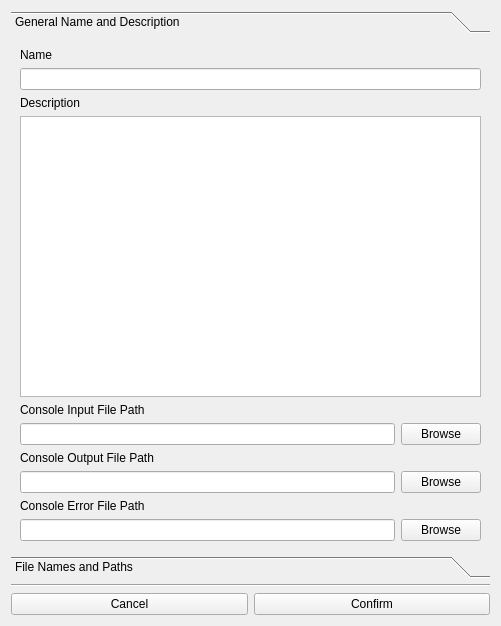
<?xml version="1.0" encoding="UTF-8"?>
<ui version="4.0">
 <class>FormCreateActivityWizardCodingTests</class>
 <widget class="QWidget" name="FormCreateActivityWizardCodingTests">
  <property name="geometry">
   <rect>
    <x>0</x>
    <y>0</y>
    <width>501</width>
    <height>626</height>
   </rect>
  </property>
  <property name="minimumSize">
   <size>
    <width>501</width>
    <height>626</height>
   </size>
  </property>
  <property name="windowTitle">
   <string>Form</string>
  </property>
  <layout class="QGridLayout" name="gridLayout">
   <item row="0" column="0" colspan="2">
    <widget class="QToolBox" name="toolBox_codingtest_main">
     <property name="styleSheet">
      <string notr="true">QTabWidget::tab-bar { height: 20px; width: 500px; }</string>
     </property>
     <widget class="QWidget" name="toolBox_codingtest_mainPage1" native="true">
      <attribute name="label">
       <string extracomment="General Name and Description">General Name and Description</string>
      </attribute>
      <layout class="QGridLayout" name="gridLayout_4">
       <item row="0" column="0">
        <layout class="QGridLayout" name="gridLayout_5">
         <item row="1" column="0">
          <widget class="QLabel" name="label_4">
           <property name="text">
            <string>Name</string>
           </property>
          </widget>
         </item>
         <item row="3" column="0">
          <widget class="QLabel" name="label_5">
           <property name="text">
            <string>Description</string>
           </property>
          </widget>
         </item>
         <item row="8" column="0">
          <widget class="QLineEdit" name="lineEdit_codingtest_outputPath"/>
         </item>
         <item row="7" column="0">
          <widget class="QLabel" name="label_2">
           <property name="text">
            <string>Console Output File Path</string>
           </property>
          </widget>
         </item>
         <item row="10" column="0">
          <widget class="QLineEdit" name="lineEdit_codingtest_errorPath"/>
         </item>
         <item row="5" column="0">
          <widget class="QLabel" name="label">
           <property name="text">
            <string>Console Input File Path</string>
           </property>
          </widget>
         </item>
         <item row="9" column="0">
          <widget class="QLabel" name="label_6">
           <property name="text">
            <string>Console Error File Path</string>
           </property>
          </widget>
         </item>
         <item row="6" column="0">
          <widget class="QLineEdit" name="lineEdit_codingtest_inputpath"/>
         </item>
         <item row="6" column="1">
          <widget class="QPushButton" name="pushButton_codingtest_inputPath">
           <property name="text">
            <string>Browse</string>
           </property>
          </widget>
         </item>
         <item row="8" column="1">
          <widget class="QPushButton" name="pushButton_codingtest_outputPath">
           <property name="text">
            <string>Browse</string>
           </property>
          </widget>
         </item>
         <item row="10" column="1">
          <widget class="QPushButton" name="pushButton_codingtest_errorpath">
           <property name="text">
            <string>Browse</string>
           </property>
          </widget>
         </item>
         <item row="4" column="0" colspan="2">
          <widget class="QTextEdit" name="textEdit_codingTest_description"/>
         </item>
         <item row="2" column="0" colspan="2">
          <widget class="QLineEdit" name="lineEdit_codingTest_name"/>
         </item>
        </layout>
       </item>
      </layout>
     </widget>
     <widget class="QWidget" name="toolBox_codingtest_mainPage2" native="true">
      <attribute name="label">
       <string>File Names and Paths</string>
      </attribute>
      <layout class="QVBoxLayout" name="verticalLayout">
       <item>
        <layout class="QGridLayout" name="gridLayout_13">
         <item row="2" column="0">
          <widget class="QPushButton" name="pushButton_codingtest_solAdd">
           <property name="maximumSize">
            <size>
             <width>20</width>
             <height>20</height>
            </size>
           </property>
           <property name="text">
            <string>+</string>
           </property>
          </widget>
         </item>
         <item row="2" column="1">
          <widget class="QPushButton" name="pushButton_codingtest_solDel">
           <property name="maximumSize">
            <size>
             <width>20</width>
             <height>20</height>
            </size>
           </property>
           <property name="text">
            <string>-</string>
           </property>
          </widget>
         </item>
         <item row="2" column="2" colspan="3">
          <spacer name="horizontalSpacer_6">
           <property name="orientation">
            <enum>Qt::Horizontal</enum>
           </property>
           <property name="sizeHint" stdset="0">
            <size>
             <width>40</width>
             <height>20</height>
            </size>
           </property>
          </spacer>
         </item>
         <item row="1" column="0" colspan="5">
          <widget class="QTableView" name="tableView_codingtest_solPath"/>
         </item>
         <item row="0" column="0" colspan="5">
          <widget class="QLabel" name="label_15">
           <property name="text">
            <string>Solution Path</string>
           </property>
          </widget>
         </item>
        </layout>
       </item>
       <item>
        <layout class="QGridLayout" name="gridLayout_11">
         <item row="1" column="0" colspan="4">
          <widget class="QTableView" name="tableView_codingtest_subPath"/>
         </item>
         <item row="2" column="0">
          <widget class="QPushButton" name="pushButton_codingtest_subAdd">
           <property name="maximumSize">
            <size>
             <width>20</width>
             <height>20</height>
            </size>
           </property>
           <property name="text">
            <string>+</string>
           </property>
          </widget>
         </item>
         <item row="2" column="2" colspan="2">
          <spacer name="horizontalSpacer_5">
           <property name="orientation">
            <enum>Qt::Horizontal</enum>
           </property>
           <property name="sizeHint" stdset="0">
            <size>
             <width>40</width>
             <height>20</height>
            </size>
           </property>
          </spacer>
         </item>
         <item row="0" column="0" colspan="4">
          <widget class="QLabel" name="label_14">
           <property name="text">
            <string>Submission Path</string>
           </property>
          </widget>
         </item>
         <item row="2" column="1">
          <widget class="QPushButton" name="pushButton_codingtest_subDel">
           <property name="maximumSize">
            <size>
             <width>20</width>
             <height>20</height>
            </size>
           </property>
           <property name="baseSize">
            <size>
             <width>0</width>
             <height>0</height>
            </size>
           </property>
           <property name="text">
            <string>-</string>
           </property>
          </widget>
         </item>
        </layout>
       </item>
       <item>
        <layout class="QGridLayout" name="gridLayout_14">
         <item row="1" column="0" colspan="4">
          <widget class="QTableView" name="tableView_codingtest_outputPath"/>
         </item>
         <item row="2" column="0">
          <widget class="QPushButton" name="pushButton_codingtest_outputAdd">
           <property name="maximumSize">
            <size>
             <width>20</width>
             <height>20</height>
            </size>
           </property>
           <property name="text">
            <string>+</string>
           </property>
          </widget>
         </item>
         <item row="2" column="2" colspan="2">
          <spacer name="horizontalSpacer_7">
           <property name="orientation">
            <enum>Qt::Horizontal</enum>
           </property>
           <property name="sizeHint" stdset="0">
            <size>
             <width>40</width>
             <height>20</height>
            </size>
           </property>
          </spacer>
         </item>
         <item row="0" column="0" colspan="4">
          <widget class="QLabel" name="label_16">
           <property name="text">
            <string>Output Path</string>
           </property>
          </widget>
         </item>
         <item row="2" column="1">
          <widget class="QPushButton" name="pushButton_codingtest_outputDel">
           <property name="maximumSize">
            <size>
             <width>20</width>
             <height>20</height>
            </size>
           </property>
           <property name="baseSize">
            <size>
             <width>0</width>
             <height>0</height>
            </size>
           </property>
           <property name="text">
            <string>-</string>
           </property>
          </widget>
         </item>
        </layout>
       </item>
      </layout>
     </widget>
    </widget>
   </item>
   <item row="2" column="0">
    <widget class="QPushButton" name="pushButton_Cancel">
     <property name="text">
      <string>Cancel</string>
     </property>
    </widget>
   </item>
   <item row="2" column="1">
    <widget class="QPushButton" name="pushButton_confirm">
     <property name="text">
      <string>Confirm</string>
     </property>
    </widget>
   </item>
   <item row="1" column="0" colspan="2">
    <widget class="Line" name="line">
     <property name="orientation">
      <enum>Qt::Horizontal</enum>
     </property>
    </widget>
   </item>
  </layout>
 </widget>
 <resources/>
 <connections/>
</ui>
